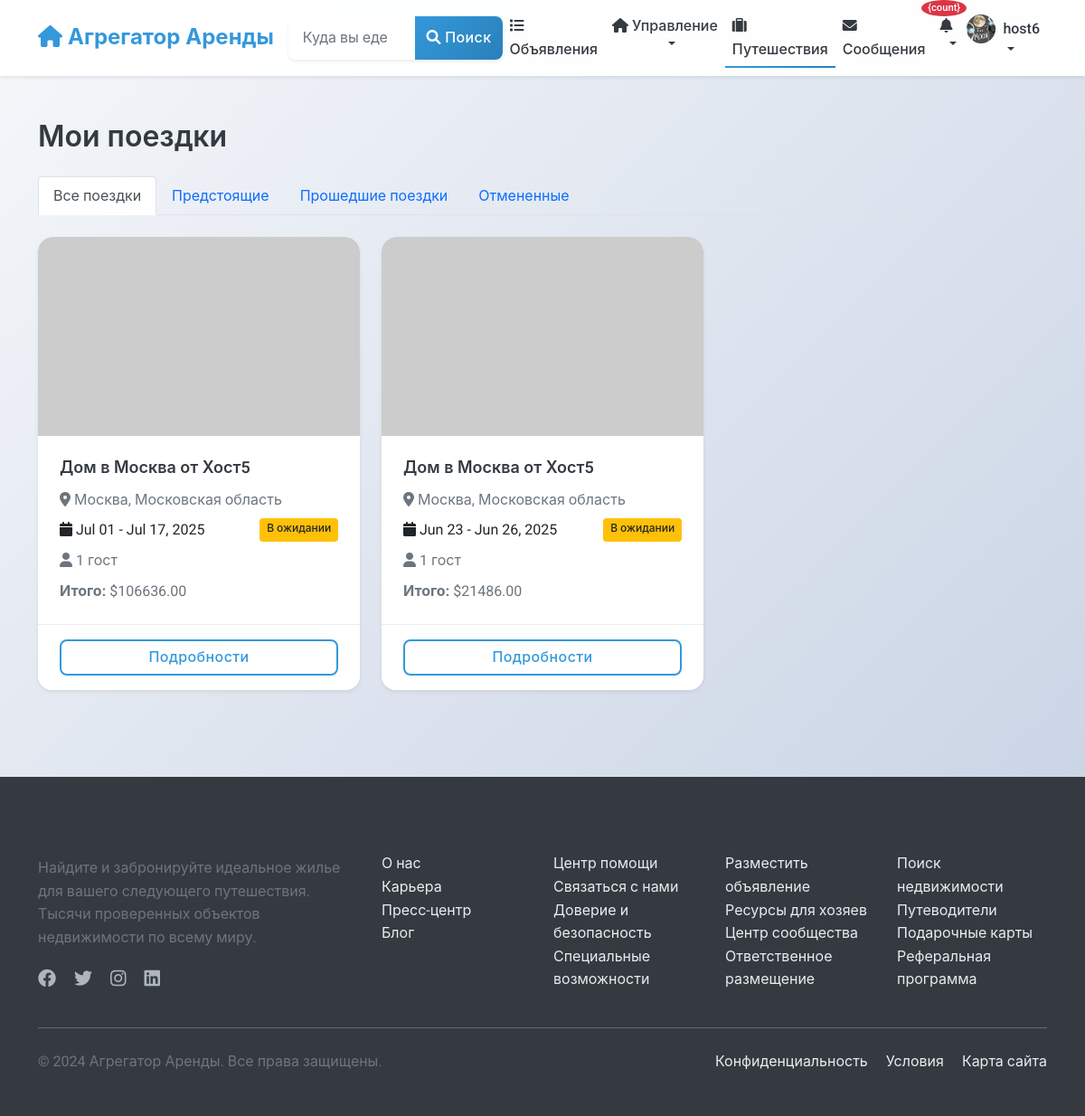
The app's page /listings/my-bookings/ (signed in), older data.
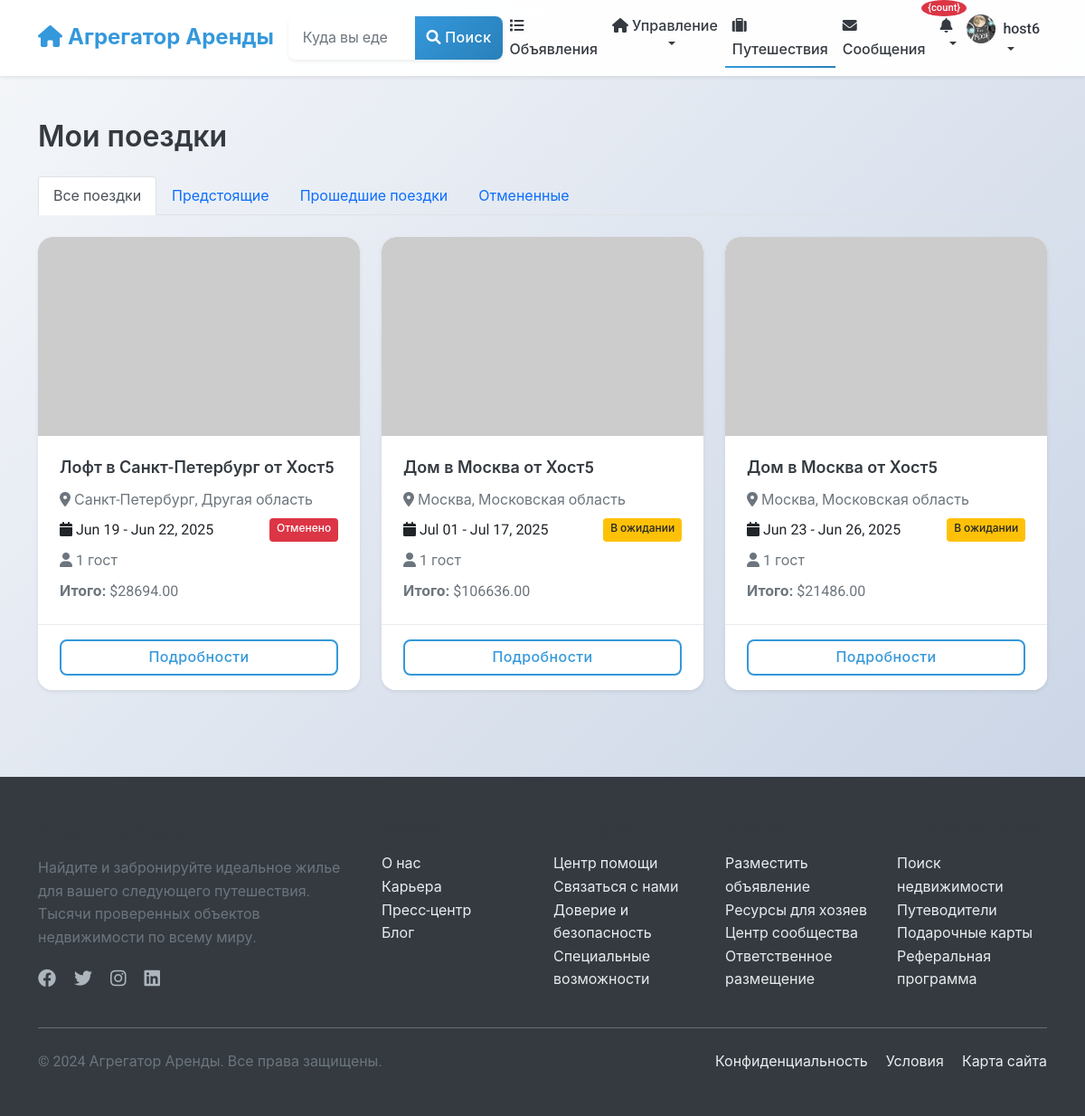
The same page, newer data.
### users/models.py (models this page shows, shortened)
class User(AbstractUser):
    phone_number = models.CharField(_("Phone number"), max_length=20, blank=True)
    profile_picture = models.ImageField(_("Profile picture"), upload_to='profile_pictures/', blank=True, null=True)
    bio = models.TextField(_("Bio"), blank=True)
    is_phone_verified = models.BooleanField(_("Phone verified"), default=False)
    is_id_verified = models.BooleanField(_("ID verified"), default=False)
    is_host = models.BooleanField(_("Is host"), default=False)
    is_guest = models.BooleanField(_("Is guest"), default=True)
    ROLE_CHOICES = [
        ('user', _('Regular User')),
        ('host', _('Host')),
        ('moderator', _('Moderator')),
        ('admin', _('Administrator')),
    ]
    role = models.CharField(_("Role"), max_length=20, choices=ROLE_CHOICES, default='user')
    email_notifications = models.BooleanField(_("Email notifications"), default=True)
    sms_notifications = models.BooleanField(_("SMS notifications"), default=False)
    date_joined = models.DateTimeField(_("Date joined"), auto_now_add=True)
    last_updated = models.DateTimeField(_("Last updated"), auto_now=True)
    class Meta:
        verbose_name = _("User")
        verbose_name_plural = _("Users")

### listings/models.py (models this page shows, shortened)
class Booking(models.Model):
    STATUS_CHOICES = [
        ('pending', _('Pending')),
        ('confirmed', _('Confirmed')),
        ('canceled', _('Canceled')),
        ('completed', _('Completed')),
    ]
    start_date = models.DateField(_("Check-in date"))
    end_date = models.DateField(_("Check-out date"))
    guests = models.PositiveSmallIntegerField(_("Number of guests"))
    status = models.CharField(_("Status"), max_length=20, choices=STATUS_CHOICES, default='pending')
    base_price = models.DecimalField(_("Base price"), max_digits=10, decimal_places=2)
    cleaning_fee = models.DecimalField(_("Cleaning fee"), max_digits=10, decimal_places=2)
    service_fee = models.DecimalField(_("Service fee"), max_digits=10, decimal_places=2)
    total_price = models.DecimalField(_("Total price"), max_digits=10, decimal_places=2)
    special_requests = models.TextField(_("Special requests"), blank=True)
    listing = models.ForeignKey(
        Listing,
        on_delete=models.CASCADE,
        related_name='bookings'
    )
    guest = models.ForeignKey(
        settings.AUTH_USER_MODEL,
        on_delete=models.CASCADE,
        related_name='bookings'
    )
    booking_reference = models.UUIDField(_("Booking reference"), default=uuid.uuid4, editable=False, unique=True)
    created_at = models.DateTimeField(_("Created at"), auto_now_add=True)
    updated_at = models.DateTimeField(_("Updated at"), auto_now=True)
    class Meta:
        verbose_name = _("Booking")
        verbose_name_plural = _("Bookings")
        ordering = ['-created_at']

class Listing(models.Model):
    title = models.CharField(_("Title"), max_length=100)
    description = models.TextField(_("Description"))
    address = models.CharField(_("Address"), max_length=255)
    city = models.CharField(_("City"), max_length=100)
    state = models.CharField(_("State/Province"), max_length=100)
    country = models.CharField(_("Country"), max_length=100)
    zip_code = models.CharField(_("ZIP/Postal Code"), max_length=20)
    latitude = models.DecimalField(_("Latitude"), max_digits=10, decimal_places=7, null=True, blank=True)
    longitude = models.DecimalField(_("Longitude"), max_digits=10, decimal_places=7, null=True, blank=True)
    price_per_night = models.DecimalField(_("Price per night"), max_digits=10, decimal_places=2)
    cleaning_fee = models.DecimalField(_("Cleaning fee"), max_digits=10, decimal_places=2, default=0)
    service_fee = models.DecimalField(_("Service fee"), max_digits=10, decimal_places=2, default=0)
    bedrooms = models.PositiveSmallIntegerField(_("Bedrooms"))
    bathrooms = models.DecimalField(_("Bathrooms"), max_digits=3, decimal_places=1)
    accommodates = models.PositiveSmallIntegerField(_("Accommodates"))
    property_type = models.CharField(_("Property type"), max_length=50)
    image_urls = models.JSONField(_("Image URLs"), default=list, null=True, blank=True)
    verification_video = models.FileField(
        _("Verification Video"),
        upload_to='verification_videos/',
        null=True,
        blank=True,
        help_text=_("Video proof of property compliance (max 250MB, for moderation only)")
    )
    amenities = models.JSONField(_("Amenities"), default=list)
    house_rules = models.TextField(_("House rules"), blank=True)
    check_in_time = models.TimeField(_("Check-in time"), null=True, blank=True)
    check_out_time = models.TimeField(_("Check-out time"), null=True, blank=True)
    minimum_nights = models.PositiveSmallIntegerField(_("Minimum nights"), default=1)
    maximum_nights = models.PositiveSmallIntegerField(_("Maximum nights"), default=30)
    is_active = models.BooleanField(_("Is active"), default=True)
    is_approved = models.BooleanField(_("Is approved"), default=False)
    host = models.ForeignKey(
        settings.AUTH_USER_MODEL,
        on_delete=models.CASCADE,
        related_name='listings'
    )
    created_at = models.DateTimeField(_("Created at"), auto_now_add=True)
    updated_at = models.DateTimeField(_("Updated at"), auto_now=True)
    class Meta:
        verbose_name = _("Listing")
        verbose_name_plural = _("Listings")
        ordering = ['-created_at', '-id']
        ordering = ['-created_at']
    @property
    def main_image_url(self):
        main_image = self.images.filter(is_main=True).first()
        if main_image:
            return main_image.image.url
        first_image = self.images.first()
        if first_image:
            return first_image.image.url
        if self.image_urls and len(self.image_urls) > 0:
            return self.image_urls[0]
        return "https://via.placeholder.com/800x600.png?text=No+Image+Available"

### listings/views.py (the view)
# urls.py: path('my-bookings/', views.user_bookings, name='user_bookings'),
@login_required
def user_bookings(request):
    bookings = Booking.objects.filter(guest=request.user).select_related('listing')
    status = request.GET.get('status')
    if status and status in [choice[0] for choice in Booking.STATUS_CHOICES]:
        bookings = bookings.filter(status=status)
    if request.GET.get('tab_content'):
        return render(request, 'listings/partials/user_bookings_content.html', {
            'bookings': bookings,
            'status_choices': Booking.STATUS_CHOICES,
            'current_status': status
        })
    return render(request, 'listings/user_bookings.html', {
        'bookings': bookings,
        'status_choices': Booking.STATUS_CHOICES,
        'current_status': status
    })

### listings/templates/listings/user_bookings.html (shortened to what this page needs)
{% extends 'base.html' %}
{% load static %}
{% block content %}
<div class="container py-4">
    <div class="row">
        <div class="col-12">
            <h2 class="mb-4">Мои поездки</h2>
            <ul class="nav nav-tabs mb-4">
                <li class="nav-item">
                    <a class="nav-link {% if not current_status %}active{% endif %}" href="{% url 'listings:user_bookings' %}">
                        Все поездки
                    </a>
                </li>
                <li class="nav-item">
                    <a class="nav-link {% if current_status == 'upcoming' %}active{% endif %}" href="{% url 'listings:user_bookings' %}?status=upcoming">
                        Предстоящие
                    </a>
                </li>
                <li class="nav-item">
                    <a class="nav-link {% if current_status == 'completed' %}active{% endif %}" href="{% url 'listings:user_bookings' %}?status=completed">
                        Прошедшие поездки
                    </a>
                </li>
                <li class="nav-item">
                    <a class="nav-link {% if current_status == 'canceled' %}active{% endif %}" href="{% url 'listings:user_bookings' %}?status=canceled">
                        Отмененные
                    </a>
                </li>
            </ul>
            {% if bookings %}
                <div class="row row-cols-1 row-cols-md-2 row-cols-lg-3 g-4">
                    {% for booking in bookings %}
                    <div class="col">
                        <div class="card h-100 shadow-sm">
                            <img src="{{ booking.listing.main_image_url }}" class="card-img-top" alt="{{ booking.listing.title }}">
                            <div class="card-body">
                                <h5 class="card-title">{{ booking.listing.title }}</h5>
                                <p class="card-text text-muted mb-2">
                                    <i class="fas fa-map-marker-alt"></i> {{ booking.listing.city }}, {{ booking.listing.state }}
                                </p>
                                <div class="d-flex justify-content-between mb-2">
                                    <span>
                                        <i class="fas fa-calendar"></i> {{ booking.start_date|date:"M d" }} - {{ booking.end_date|date:"M d, Y" }}
                                    </span>
                                    <span class="badge {% if booking.status == 'confirmed' %}bg-success{% elif booking.status == 'pending' %}bg-warning text-dark{% elif booking.status == 'canceled' %}bg-danger{% elif booking.status == 'completed' %}bg-secondary{% endif %}">
                                        {% if booking.status == 'confirmed' %}Подтверждено
                                        {% elif booking.status == 'pending' %}В ожидании
                                        {% elif booking.status == 'canceled' %}Отменено
                                        {% elif booking.status == 'completed' %}Завершено
                                        {% endif %}
                                    </span>
                                </div>
                                <p class="card-text mb-2">
                                    <i class="fas fa-user"></i> {{ booking.guests }} гост{{ booking.guests|pluralize:"ь,я,ей" }}
                                </p>
                                <p class="card-text">
                                    <strong>Итого:</strong> ${{ booking.total_price }}
                                </p>
                            </div>
                            <div class="card-footer bg-white">
                                <div class="d-grid">
                                    <a href="{% url 'listings:booking_detail' reference=booking.booking_reference %}" class="btn btn-outline-primary">
                                        Подробности
                                    </a>
                                </div>
                            </div>
                        </div>
                    </div>
                    {% endfor %}
                </div>
            {% endif %}
        </div>
    </div>
</div>
{% endblock %}

### templates/includes/navbar.html (shortened to what this page needs)
<nav class="navbar navbar-expand-lg navbar-light bg-white shadow-sm">
    <div class="container">
        <a class="navbar-brand" href="{% url 'listings:listing_list' %}">
            <i class="fas fa-home"></i> Агрегатор Аренды
        </a>
        <div class="collapse navbar-collapse" id="navbarSupportedContent">
            <form class="d-flex mx-auto my-2 my-lg-0" action="{% url 'listings:listing_list' %}" method="get">
                <div class="input-group">
                    <input class="form-control" type="search" name="location" placeholder="Куда вы едете?"
                           aria-label="Search" value="{{ request.GET.location|default:'' }}">
                    <button class="btn btn-primary" type="submit">
                        <i class="fas fa-search"></i> Поиск
                    </button>
                </div>
            </form>
            <ul class="navbar-nav ms-auto mb-2 mb-lg-0">
                <li class="nav-item">
                    <a class="nav-link {% if request.resolver_match.url_name == 'listing_list' %}active{% endif %}"
                       href="{% url 'listings:listing_list' %}">
                        <i class="fas fa-list"></i> Объявления
                    </a>
                </li>
                {% if user.is_authenticated %}
                    {% if user.is_host %}
                    <li class="nav-item dropdown">
                        <a class="nav-link dropdown-toggle" href="#" id="hostDropdown" role="button"
                           data-bs-toggle="dropdown" aria-expanded="false">
                            <i class="fas fa-home"></i> Управление
                        </a>
                    </li>
                    {% else %}
                    <li class="nav-item">
                        <a class="nav-link" href="{% url 'listings:listing_create' %}">
                            <i class="fas fa-plus"></i> Подать объявление
                        </a>
                    </li>
                    {% endif %}
                    <li class="nav-item">
                        <a class="nav-link {% if request.resolver_match.url_name == 'user_bookings' %}active{% endif %}"
                           href="{% url 'listings:user_bookings' %}">
                            <i class="fas fa-suitcase"></i> Путешествия
                        </a>
                    </li>
                    <li class="nav-item">
                        <a class="nav-link position-relative {% if 'chat' in request.path %}active{% endif %}"
                           href="{% url 'chat:conversation_list' %}">
                            <i class="fas fa-envelope"></i> Сообщения
                        </a>
                    </li>
                    <li class="nav-item dropdown">
                        <a class="nav-link dropdown-toggle position-relative" href="#" id="notificationDropdown"
                           role="button" data-bs-toggle="dropdown" aria-expanded="false"
                           onclick="loadNotifications()"
                           data-bs-auto-close="outside">
                            <i class="fas fa-bell"></i>
                            <span class="position-absolute"
                                  id="notification-badge-container"
                                  style="top: -8px; right: -8px; z-index: 1000;"
                                  hx-get="{% url 'notifications:get_unread_count' %}"
                                  hx-trigger="load, every 30s"
                                  hx-swap="innerHTML">
                                {% load notify_tags %}
                                {% notification_count as count %}
                                {% if count > 0 %}
                                <span class="badge bg-danger" id="notification-badge" style="font-size: 0.7rem; min-width: 18px; height: 18px; border-radius: 50%; display: flex; align-items: center; justify-content: center;">{count}</span>
                                {% endif %}
                            </span>
                        </a>
                    </li>
                    <li class="nav-item dropdown">
                        <a class="nav-link dropdown-toggle d-flex align-items-center" href="#" id="userDropdown" role="button"
                           data-bs-toggle="dropdown" aria-expanded="false">
                            {% if user.profile_picture %}
                                <img src="{{ user.profile_picture.url }}" alt="{{ user.username }}" class="rounded-circle me-2" width="32" height="32" style="object-fit: cover;">
                            {% else %}
                                <i class="fas fa-user-circle fa-lg me-2"></i>
                            {% endif %}
                            {{ user.username }}
                        </a>
                    </li>
                {% endif %}
            </ul>
        </div>
    </div>
</nav>

Row changes from the older to the newer data that the page shows:
added Booking: listing "Лофт в Санкт-Петербург от Хост5", listing.city "Санкт-Петербург", listing.state "Другая область", start_date "Jun 19", end_date "Jun 22, 2025", status "Отменено", guests "1", total_price "28694.00"
